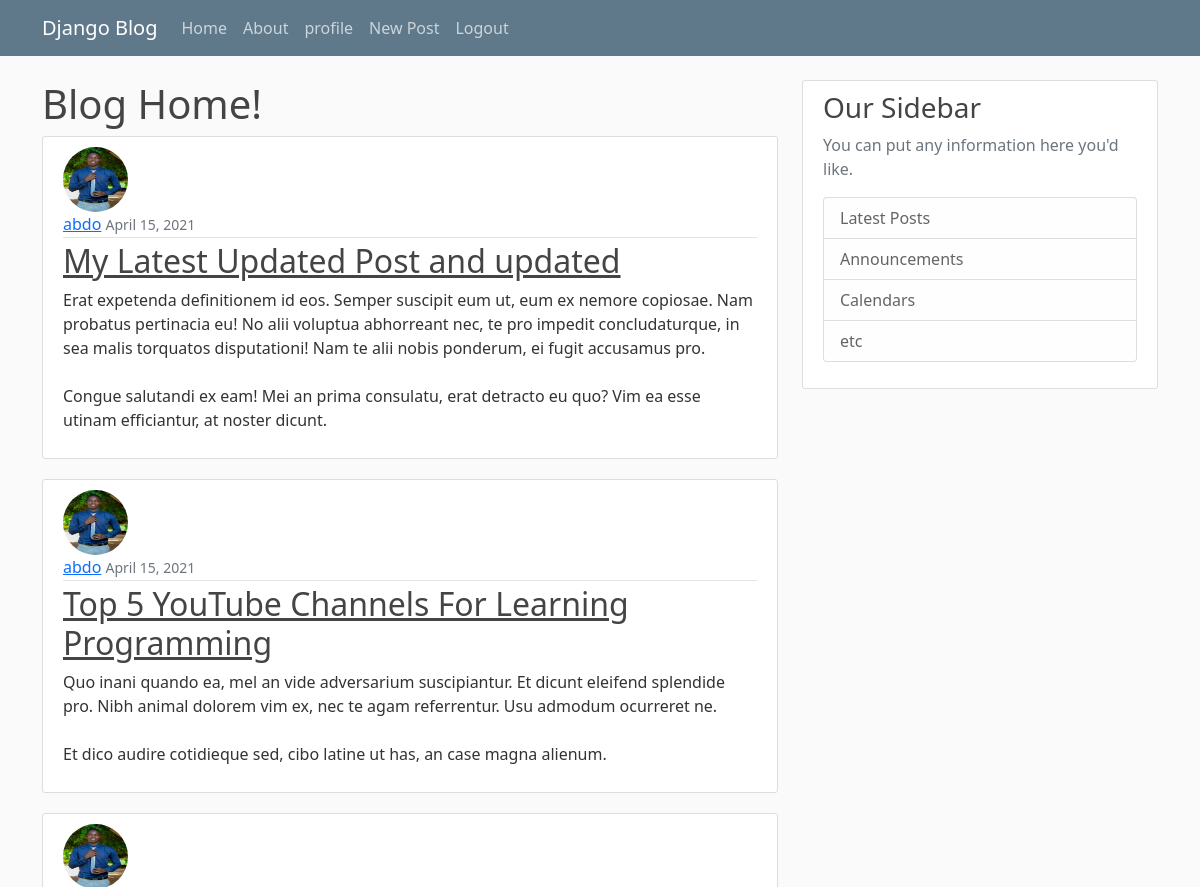
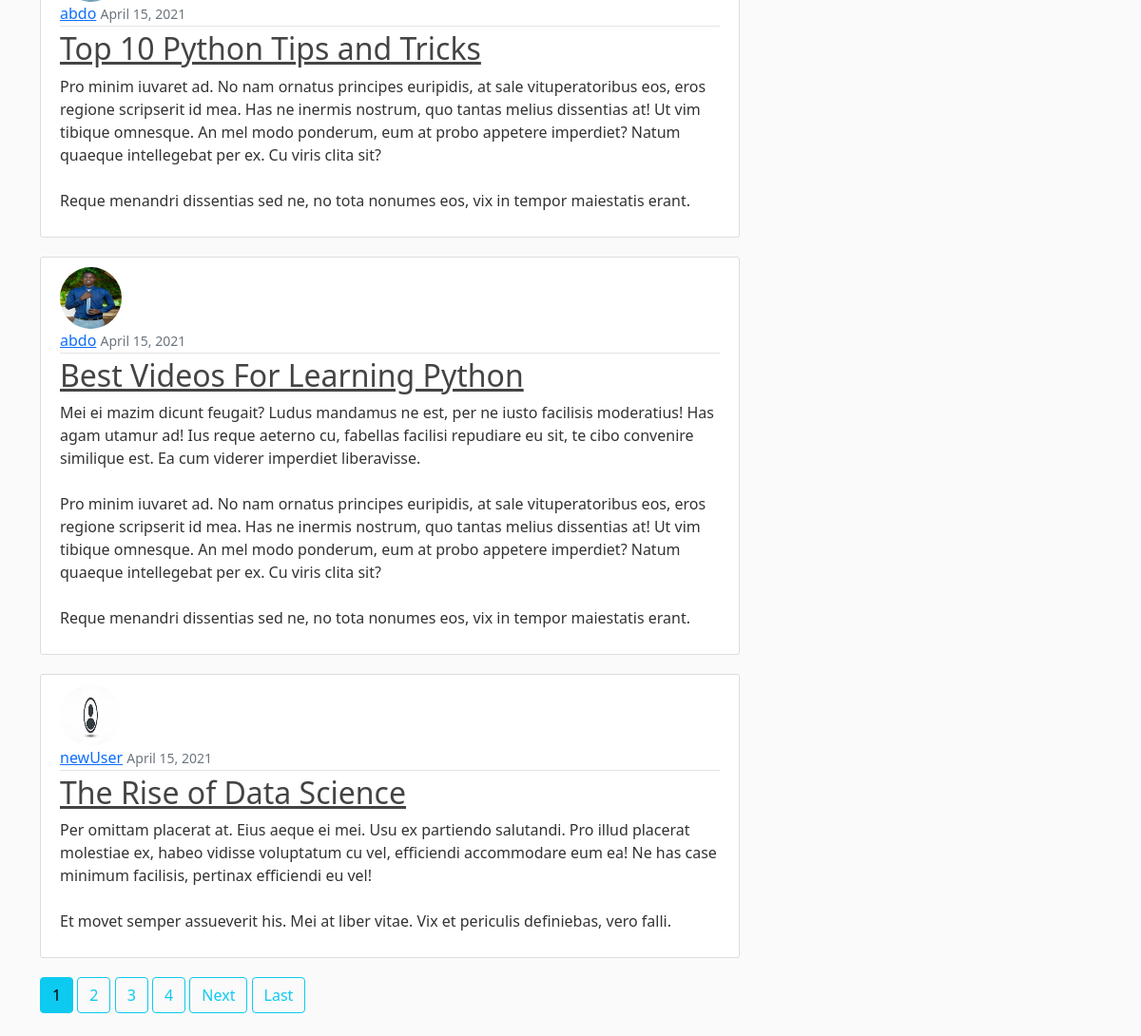
The app's page / (signed in) with its own data (2 pictures, top to bottom).
### blog/models.py (models this page shows, shortened)
class Post(models.Model):
    title = models.CharField(max_length = 100)
    content = models.TextField()
    date_posted = models.DateTimeField(default=timezone.now)
    author = models.ForeignKey(User, on_delete = models.CASCADE, db_constraint=False)

### users/models.py (models this page shows, shortened)
class Profile(models.Model):
    user = models.OneToOneField(User, on_delete = models.CASCADE)
    image = models.ImageField(default = 'default.jpg', upload_to = 'profile_pics')

### blog/views.py (the view)
# urls.py: path('', PostListView.as_view(), name= "blog-home"),
class PostListView(ListView):
    model = Post
    template_name = 'blog/home.html'
    context_object_name = 'posts'
    ordering = ['-date_posted']
    paginate_by = 5

### blog/templates/blog/home.html (shortened to what this page needs)
{% extends "blog/base.html" %}
{% block content %}
    <h1>Blog Home!</h1>
    {% for post in posts %}
    <article class="media content-section">
        <img class = "rounded-circle article-img" src = "{{ post.author.profile.image.url }}">
        <div class="media-body">
        <div class="article-metadata">
            <a class="mr-2" href="{% url 'user-posts' post.author %}">{{ post.author }}</a>
            <small class="text-muted">{{ post.date_posted|date:"F d, Y" }}</small>
        </div>
        <h2><a class="article-title" href="{% url 'post-detail' post.id %}">{{ post.title }}</a></h2>
        <p class="article-content">{{ post.content }}</p>
        </div>
    </article>
    {% endfor %}
    {% if is_paginated %}
        {% for num in page_obj.paginator.page_range %}
            {% if page_obj.number == num %}
                <a class = "btn btn-info mb-4" href="?page={{ num }}">{{ num }}</a>
            {% elif num > page_obj.number|add:'-4' and num < page_obj.number|add:'4' %}
                <a class = "btn btn-outline-info mb-4" href="?page={{ num }}">{{ num }}</a>
            {% endif %}
        {% endfor %}
        {% if page_obj.has_next %}
            <a class = "btn btn-outline-info mb-4" href="?page={{ page_obj.next_page_number }}">Next</a>
            <a class = "btn btn-outline-info mb-4" href="?page={{ page_obj.paginator.num_pages }}">Last</a>
        {% endif %}
    {% endif %}
{% endblock %}

### blog/static/blog/main.css (style rules this page uses)
body { background: #fafafa; color: #333333; margin-top: 5rem; }
h1, h2, h3, h4, h5, h6 { color: #444444; }
.content-section { background: #ffffff; padding: 10px 20px; border: 1px solid #dddddd; border-radius: 3px; margin-bottom: 20px; }
.article-title { color: #444444; }
.article-content { white-space: pre-line; }
.article-img { height: 65px; width: 65px; margin-right: 16px; }
.article-metadata { padding-bottom: 1px; margin-bottom: 4px; border-bottom: 1px solid #e3e3e3 }

### records on screen
Post: author.profile.image (picture), author "abdo", date_posted "April 15, 2021", title "My Latest Updated Post and updated", content "Erat expetenda definitionem id eos. Semper suscipit eum ut, eum ex nemore copiosae. Nam probatus pertinacia eu! No alii voluptua abhorreant nec, te pro impedit concludaturque, in sea malis torquatos disputationi! Nam te alii nobis ponderum, ei fugit accusamus pro. Congue salutandi ex eam! Mei an prima consulatu, erat detracto eu quo? Vim ea esse utinam efficiantur, at noster dicunt."
Post: author.profile.image (picture), author "abdo", date_posted "April 15, 2021", title "Top 5 YouTube Channels For Learning Programming", content "Quo inani quando ea, mel an vide adversarium suscipiantur. Et dicunt eleifend splendide pro. Nibh animal dolorem vim ex, nec te agam referrentur. Usu admodum ocurreret ne. Et dico audire cotidieque sed, cibo latine ut has, an case magna alienum."
Post: author.profile.image (picture), author "abdo", date_posted "April 15, 2021", title "Top 10 Python Tips and Tricks", content "Pro minim iuvaret ad. No nam ornatus principes euripidis, at sale vituperatoribus eos, eros regione scripserit id mea. Has ne inermis nostrum, quo tantas melius dissentias at! Ut vim tibique omnesque. An mel modo ponderum, eum at probo appetere imperdiet? Natum quaeque intellegebat per ex. Cu viris clita sit? Reque menandri dissentias sed ne, no tota nonumes eos, vix in tempor maiestatis erant."
Post: author.profile.image (picture), author "abdo", date_posted "April 15, 2021", title "Best Videos For Learning Python", content "Mei ei mazim dicunt feugait? Ludus mandamus ne est, per ne iusto facilisis moderatius! Has agam utamur ad! Ius reque aeterno cu, fabellas facilisi repudiare eu sit, te cibo convenire similique est. Ea cum viderer imperdiet liberavisse. Pro minim iuvaret ad. No nam ornatus principes euripidis, at sale vituperatoribus eos, eros regione scripserit id mea. Has ne inermis nostrum, quo tantas melius dissentias at! Ut vim tibique omnesque. An mel modo ponderum, eum at probo appetere imperdiet? Natum quaeque intellegebat per ex. Cu viris clita sit? Reque menandri dissentias sed ne, no tota nonumes eos, vix in tempor maiestatis erant."
Post: author.profile.image (placeholder picture), author "newUser", date_posted "April 15, 2021", title "The Rise of Data Science", content "Per omittam placerat at. Eius aeque ei mei. Usu ex partiendo salutandi. Pro illud placerat molestiae ex, habeo vidisse voluptatum cu vel, efficiendi accommodare eum ea! Ne has case minimum facilisis, pertinax efficiendi eu vel! Et movet semper assueverit his. Mei at liber vitae. Vix et periculis definiebas, vero falli."

### other values on screen
{{ num }} "1"
{{ num }} "2" "3" "4"
